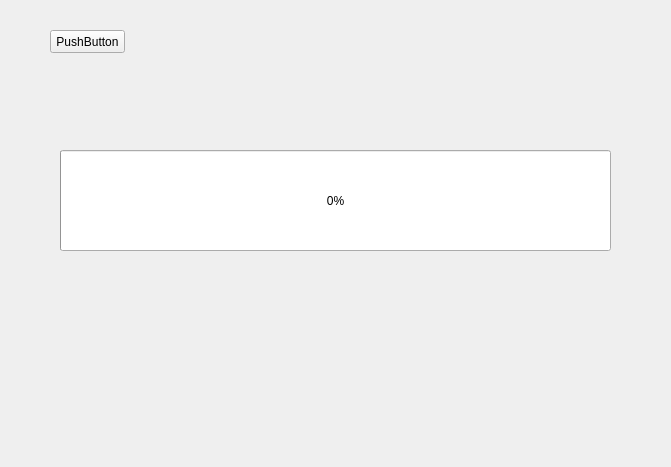
<?xml version="1.0" encoding="UTF-8"?>
<ui version="4.0">
 <class>Widget</class>
 <widget class="QWidget" name="Widget">
  <property name="geometry">
   <rect>
    <x>0</x>
    <y>0</y>
    <width>671</width>
    <height>467</height>
   </rect>
  </property>
  <property name="windowTitle">
   <string>Widget</string>
  </property>
  <widget class="QProgressBar" name="progressBar">
   <property name="geometry">
    <rect>
     <x>60</x>
     <y>150</y>
     <width>551</width>
     <height>101</height>
    </rect>
   </property>
   <property name="value">
    <number>0</number>
   </property>
  </widget>
  <widget class="QPushButton" name="pushButton">
   <property name="geometry">
    <rect>
     <x>50</x>
     <y>30</y>
     <width>75</width>
     <height>23</height>
    </rect>
   </property>
   <property name="text">
    <string>PushButton</string>
   </property>
  </widget>
 </widget>
 <resources/>
 <connections/>
</ui>
